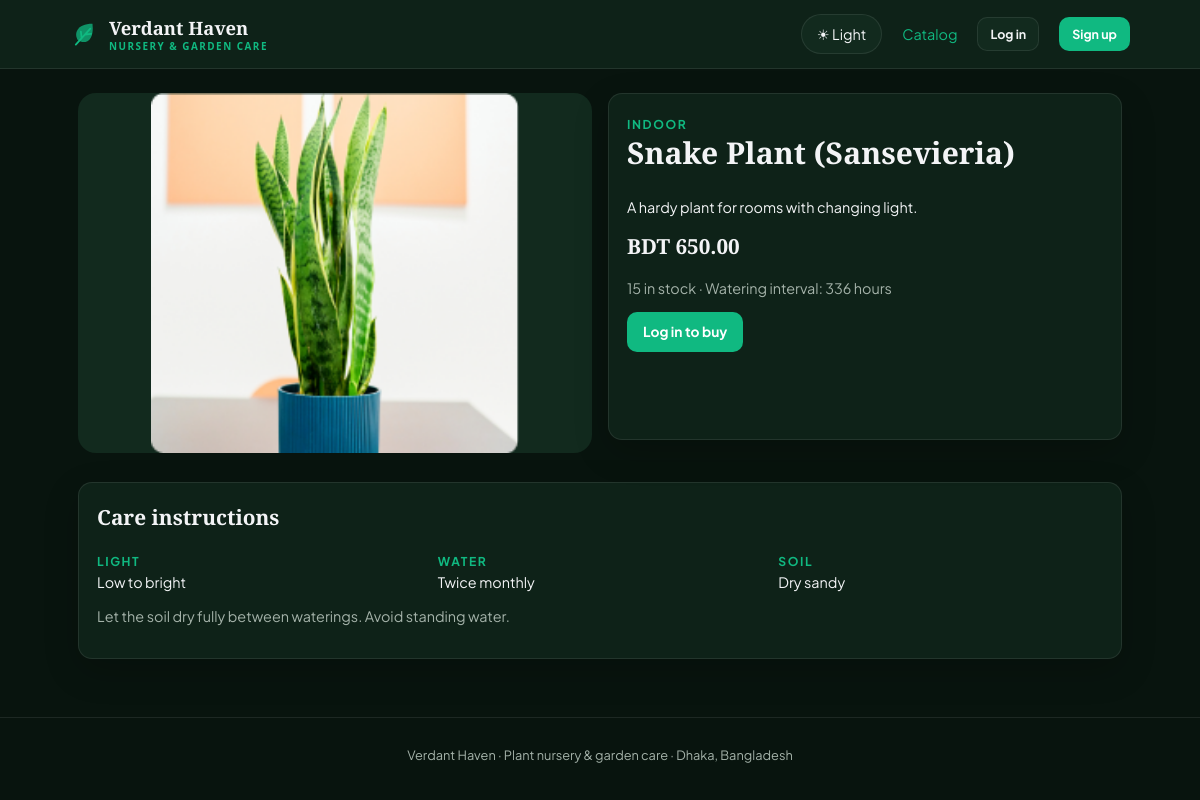
The page /pages/customer/plant-details.php?id=4 on the database its author committed.
### tables this page shows
CREATE TABLE IF NOT EXISTS plants (
 id BIGINT UNSIGNED AUTO_INCREMENT PRIMARY KEY,
 name VARCHAR(150) NOT NULL,
 category ENUM('indoor','outdoor','fruit','flower') NOT NULL,
 price DECIMAL(10,2) NOT NULL,
 old_price DECIMAL(10,2) DEFAULT NULL,
 stock INT UNSIGNED NOT NULL DEFAULT 0,
 image_path VARCHAR(255) DEFAULT NULL,
 description TEXT NOT NULL,
 care_instructions TEXT NOT NULL,
 care_light VARCHAR(80) DEFAULT NULL,
 care_water VARCHAR(80) DEFAULT NULL,
 care_soil VARCHAR(80) DEFAULT NULL,
 care_file_path VARCHAR(255) DEFAULT NULL,
 watering_hours INT UNSIGNED NOT NULL DEFAULT 168,
 active TINYINT(1) NOT NULL DEFAULT 1,
 created_at TIMESTAMP NOT NULL DEFAULT CURRENT_TIMESTAMP,
 CONSTRAINT chk_plant_price CHECK (price >= 0)
);

### includes/app.php (called while the page is built, shortened)
<?php
require_once __DIR__ . '/db_connect.php';
function url($path = '') {
    $path = ltrim($path, '/');
    return BASE_PATH . '/' . $path;
}
function h($text) {
    return htmlspecialchars((string)$text, ENT_QUOTES, 'UTF-8');
}
function money($amount) {
    return 'BDT ' . number_format((float)$amount, 2);
}
function run($sql, $types = '', $values = []) {
    global $conn;
    $stmt = mysqli_prepare($conn, $sql);
    if ($types !== '') {
        mysqli_stmt_bind_param($stmt, $types, ...$values);
    }
    mysqli_stmt_execute($stmt);
    return $stmt;
}
function rows($sql, $types = '', $values = []) {
    $stmt = run($sql, $types, $values);
    $result = mysqli_stmt_get_result($stmt);
    $data = mysqli_fetch_all($result, MYSQLI_ASSOC);
    return $data;
}
function one($sql, $types = '', $values = []) {
    $data = rows($sql, $types, $values);
    return $data[0] ?? null;
}
function current_user() {
    if (empty($_SESSION['uid'])) return null;
    return one('SELECT id,name,email,phone,role,status FROM users WHERE id=?', 'i', [$_SESSION['uid']]);
}
function query_input($key, $default = '', $max = 500) {
    $value = $_GET[$key] ?? $default;
    return trim(mb_substr($value, 0, $max, 'UTF-8'));
}

### pages/customer/plant-details.php (the view, shortened to what this page needs)
<?php
require dirname(__DIR__, 2) . '/includes/app.php';
require dirname(__DIR__, 2) . '/includes/layout.php';
$plant = one('SELECT * FROM plants WHERE id=? AND active=1', 'i', [(int)query_input('id', '0', 20)]);
$user = current_user();
$return = 'pages/customer/plant-details.php?id=' . $plant['id'];
?><div class="grid two">
    <div><img class="detail-image" src="<?= h(url($plant['image_path'] ?: 'assets/images/main.avif')) ?>" alt="<?= h($plant['name']) ?>"></div>
    <section class="panel"><span class="eyebrow"><?= h($plant['category']) ?></span>
        <h1><?= h($plant['name']) ?></h1>
        <p class="space"><?= h($plant['description']) ?></p>
        <h2><?= money($plant['price']) ?></h2>
        <p class="muted"><?= (int)$plant['stock'] ?> in stock · Watering interval: <?= (int)$plant['watering_hours'] ?> hours</p>
        <?php if ($user && $user['role'] === 'customer'):
            if ($plant['stock'] > 0): post_form('cart_add', $return); ?><input type="hidden" name="id" value="<?= (int)$plant['id'] ?>"><label>Quantity<input type="number" name="quantity" min="1" max="<?= min(100, (int)$plant['stock']) ?>" value="1" required></label><button class="btn space">Add to cart</button></form><?php endif;
                                                                                                                                                                                                                                                                                                                $saved = one('SELECT plant_id FROM wishlist WHERE customer_id=? AND plant_id=?', 'ii', [$user['id'], $plant['id']]);
                                                                                                                                                                                                                                                                                                                post_form('wishlist', $return, 'space'); ?><input type="hidden" name="id" value="<?= (int)$plant['id'] ?>"><button class="btn secondary"><?= $saved ? 'Remove from saved flora' : 'Save plant' ?></button></form>
        <?php elseif (!$user): ?><a class="btn" href="<?= h(url('pages/auth/login.php')) ?>">Log in to buy</a><?php endif; ?>
    </section>
</div>
<section class="panel space">
    <h2>Care instructions</h2>
    <div class="grid">
        <div><span class="eyebrow">Light</span>
            <p><?= h($plant['care_light'] ?: 'See guide below') ?></p>
        </div>
        <div><span class="eyebrow">Water</span>
            <p><?= h($plant['care_water'] ?: 'Every ' . $plant['watering_hours'] . ' hours') ?></p>
        </div>
        <div><span class="eyebrow">Soil</span>
            <p><?= h($plant['care_soil'] ?: 'See guide below') ?></p>
        </div>
    </div>
    <p class="care-copy"><?= h($plant['care_instructions']) ?></p><?php if ($plant['care_file_path']): ?><a class="btn secondary" href="<?= h(url($plant['care_file_path'])) ?>">Download care guide (PDF)</a><?php endif; ?>
</section>

### assets/css/site.css (style rules this page uses)
:root { color-scheme: dark; --bg: #08140e; --surface: #0e2218; --card: #122a1e; --hover: #1a3a2a; --line: #ffffff16; --text: #f3f4f6; --muted: #a4b2a9; --primary: #10b981; --primary-hover: #059669; --gold: #eab362; --shadow: 0 12px 35px #0003; --danger: #fca5a5; }
* { box-sizing: border-box; margin: 0; padding: 0; }
body { font-family: "Plus Jakarta Sans", system-ui, sans-serif; background: var(--bg); color: var(--text); font-size: 0.9rem; line-height: 1.55; }
h1, h2, h3, .brand { font-family: "Playfair Display", Georgia, serif; }
h1 { font-size: clamp(1.55rem, 2.5vw, 2.25rem); line-height: 1.25; }
h2 { font-size: 1.3rem; }
a { color: var(--primary); text-decoration: none; }
button, a, input, select, textarea, summary { outline-offset: 4px; }
img { max-width: 100%; }
p { margin-bottom: 12px; }
.muted, small { color: var(--muted); }
.eyebrow { color: var(--primary); font-size: 0.76rem; letter-spacing: 0.13em; text-transform: uppercase; font-weight: 700; }
.card, .panel { background: var(--surface); border: 1px solid var(--line); border-radius: 14px; padding: 18px; box-shadow: var(--shadow); }
.panel { margin-bottom: 18px; }
.panel h2 { margin-bottom: 15px; }
.grid { display: grid; grid-template-columns: repeat(auto-fit, minmax(230px, 1fr)); gap: 16px; }
.grid.two { grid-template-columns: repeat(2, minmax(0, 1fr)); }
.btn { display: inline-flex; align-items: center; justify-content: center; gap: 8px; background: var(--primary); border: 1px solid transparent; border-radius: 10px; color: #fff; font-size: 0.86rem; font-weight: 700; padding: 9px 15px; text-decoration: none; line-height: 1.5; }
.space { margin-top: 24px; }
.care-copy { white-space: pre-line; color: var(--muted); }
.detail-image { width: 100%; max-height: 360px; object-fit: contain; background: var(--card); border-radius: 18px; }

### rows shown on the page
plants: image_path+name (picture), category "INDOOR", name "Snake Plant (Sansevieria)", description "A hardy plant for rooms with changing light.", price "BDT 650.00", stock "15", watering_hours "336", care_light "Low to bright", care_water "Twice monthly", care_soil "Dry sandy", care_instructions "Let the soil dry fully between waterings. Avoid standing water."
